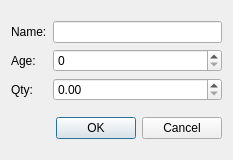
<?xml version="1.0" encoding="UTF-8"?>
<ui version="4.0">
 <class>Dialog</class>
 <widget class="QDialog" name="Dialog">
  <property name="geometry">
   <rect>
    <x>0</x>
    <y>0</y>
    <width>233</width>
    <height>160</height>
   </rect>
  </property>
  <property name="windowTitle">
   <string>Dialog</string>
  </property>
  <layout class="QVBoxLayout" name="verticalLayout">
   <item>
    <layout class="QGridLayout" name="gridLayout">
     <item row="0" column="0">
      <widget class="QLabel" name="label">
       <property name="text">
        <string>Name:</string>
       </property>
      </widget>
     </item>
     <item row="0" column="1">
      <widget class="QLineEdit" name="txtName"/>
     </item>
     <item row="1" column="0">
      <widget class="QLabel" name="label_2">
       <property name="text">
        <string>Age:</string>
       </property>
      </widget>
     </item>
     <item row="1" column="1">
      <widget class="QSpinBox" name="sbAge">
       <property name="maximum">
        <number>130</number>
       </property>
      </widget>
     </item>
     <item row="2" column="0">
      <widget class="QLabel" name="label_3">
       <property name="text">
        <string>Qty:</string>
       </property>
      </widget>
     </item>
     <item row="2" column="1">
      <widget class="QDoubleSpinBox" name="sbQty">
       <property name="maximum">
        <double>1000000.000000000000000</double>
       </property>
      </widget>
     </item>
    </layout>
   </item>
   <item>
    <widget class="QDialogButtonBox" name="buttonBox">
     <property name="standardButtons">
      <set>QDialogButtonBox::Cancel|QDialogButtonBox::Ok</set>
     </property>
    </widget>
   </item>
  </layout>
 </widget>
 <resources/>
 <connections/>
</ui>
